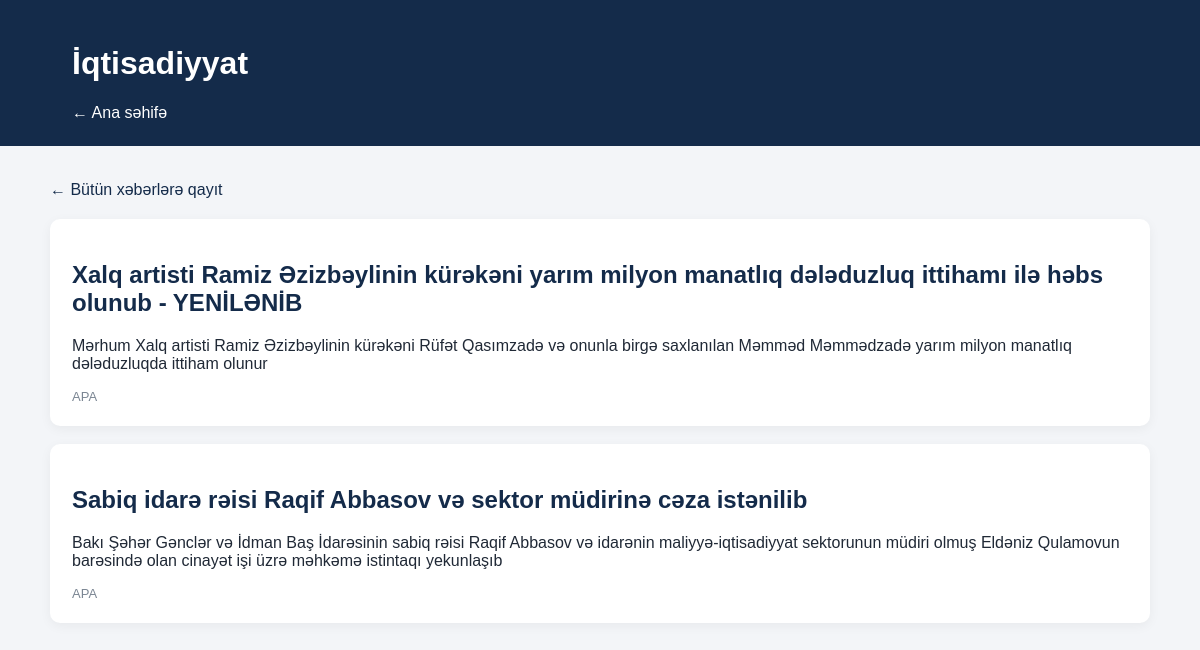
The page /category/iqtisadiyyat/ on the database its author committed.
### news/models.py (models this page shows, shortened)
class Category(models.Model):
    name = models.CharField(max_length=100, unique=True)
    slug = models.SlugField(max_length=120, unique=True, blank=True)
    description = models.TextField(blank=True)
    class Meta:
        verbose_name = "Kateqoriya"
        verbose_name_plural = "Kateqoriyalar"

class News(models.Model):
    class Status(models.TextChoices):
        PENDING = "pending", "Pending"
        PUBLISHED = "published", "Published"
        REJECTED = "rejected", "Rejected"
    title = models.CharField(max_length=300)
    slug = models.SlugField(max_length=350, unique=True, blank=True)
    summary = models.TextField(blank=True)
    content = models.TextField(blank=True)
    image_url = models.URLField(max_length=1000, blank=True)
    source = models.CharField(max_length=200)
    original_url = models.URLField(max_length=1000, unique=True)
    category = models.ForeignKey(
        Category,
        on_delete=models.SET_NULL,
        null=True,
        blank=True,
        related_name="news"
    )
    published_at = models.DateTimeField(null=True, blank=True)
    fetched_at = models.DateTimeField(auto_now_add=True)
    views_count = models.PositiveIntegerField(default=0)
    priority = models.PositiveIntegerField(default=0)
    status = models.CharField(
        max_length=20,
        choices=Status.choices,
        default=Status.PENDING
    )
    created_at = models.DateTimeField(auto_now_add=True)
    class Meta:
        ordering = ["-priority", "-published_at", "-created_at"]
        verbose_name = "Xəbər"
        verbose_name_plural = "Xəbərlər"

### news/views.py (the view)
# urls.py: re_path(r"^category/(?P<slug>[-a-zA-Z0-9_\u0080-\uffff]+)/$", views.category_news, name="category_news",),
def category_news(request, slug):
    category = get_object_or_404(
        Category,
        slug=slug
    )
    news_list = News.objects.filter(
        category=category,
        status=News.Status.PUBLISHED
    ).order_by("-published_at", "-created_at")
    categories = Category.objects.all().order_by("name")
    context = {
        "category": category,
        "news_list": news_list,
        "categories": categories,
    }
    return render(request, "category.html", context)

### templates/category.html (shortened to what this page needs)
<!DOCTYPE html>
<html lang="az">
<head>
</head>
<body>
<header>
    <h1>{{ category.name }}</h1>
    <a href="{% url 'home' %}">← Ana səhifə</a>
</header>
<main>
    <a class="back" href="{% url 'home' %}">
        ← Bütün xəbərlərə qayıt
    </a>
    {% for news in news_list %}
        <article class="news-card">
            <h2>
                <a href="{% url 'news_detail' news.slug %}">
                    {{ news.title }}
                </a>
            </h2>
            <p>
                {{ news.summary|default:"Xəbərin davamını oxuyun."|truncatewords:35 }}
            </p>
            <div class="meta">
                {{ news.source }}
            </div>
        </article>
    {% empty %}
        <p>Bu kateqoriyada hələ dərc edilmiş xəbər yoxdur.</p>
    {% endfor %}
</main>
</body>
</html>

### templates/category.html (style rules this page uses)
body { margin: 0; font-family: Arial, sans-serif; background: #f3f5f8; color: #202936; }
header { background: #142b4a; color: white; padding: 24px 6%; }
header a { color: white; text-decoration: none; }
main { max-width: 1100px; margin: 35px auto; padding: 0 20px; }
.news-card { background: white; padding: 22px; margin-bottom: 18px; border-radius: 10px; box-shadow: 0 3px 12px rgba(0, 0, 0, 0.05); }
.news-card h2 a { color: #142b4a; text-decoration: none; }
.meta { color: #7a8592; font-size: 13px; }
.back { display: inline-block; margin-bottom: 20px; color: #142b4a; text-decoration: none; }

### rows shown on the page
Category: name "İqtisadiyyat"
News: title "Xalq artisti Ramiz Əzizbəylinin kürəkəni yarım milyon manatlıq dələduzluq ittihamı ilə həbs olunub - YENİLƏNİB", summary "Mərhum Xalq artisti Ramiz Əzizbəylinin kürəkəni Rüfət Qasımzadə və onunla birgə saxlanılan Məmməd Məmmədzadə yarım milyon manatlıq dələduzluqda ittiham olunur", source "APA"
News: title "Sabiq idarə rəisi Raqif Abbasov və sektor müdirinə cəza istənilib", summary "Bakı Şəhər Gənclər və İdman Baş İdarəsinin sabiq rəisi Raqif Abbasov və idarənin maliyyə-iqtisadiyyat sektorunun müdiri olmuş Eldəniz Qulamovun barəsində olan cinayət işi üzrə məhkəmə istintaqı yekunlaşıb", source "APA"
